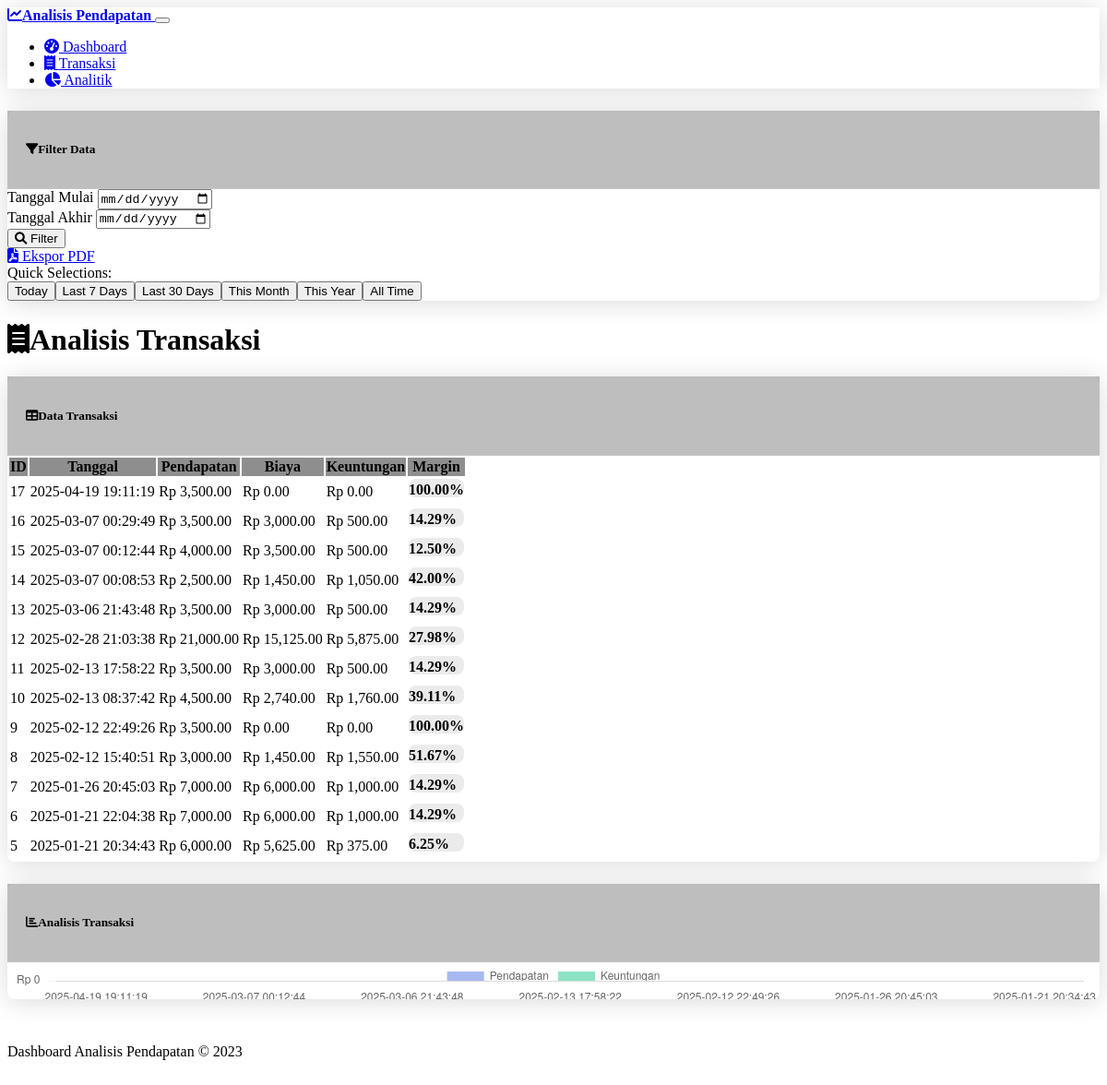
Page /transactions on the committed database.
### tables this page shows
CREATE TABLE transaksi_log (id INTEGER PRIMARY KEY AUTOINCREMENT, total REAL NOT NULL, tanggal TEXT NOT NULL);

### routes.py (the view)
@app.route('/transactions')
def transactions():
    start_date = request.args.get('start_date')
    end_date = request.args.get('end_date')
    transaction_data = get_transactions(start_date, end_date)
    profit_data = get_profit_data(start_date, end_date)
    profit_dict = {row['id']: row for row in profit_data}
    return render_template(
        'transactions.html',
        transactions=transaction_data,
        profit_dict=profit_dict,
        start_date=start_date,
        end_date=end_date
    )

### database.py (called while the page is built)
def get_db():
    db = getattr(g, '_database', None)
    if db is None:
        db = g._database = sqlite3.connect(DATABASE)
        db.row_factory = sqlite3.Row
    return db

def init_db(app):
    @app.teardown_appcontext
    def close_connection(exception):
        db = getattr(g, '_database', None)
        if db is not None:
            db.close()

def query_db(query, args=(), one=False):
    cur = get_db().execute(query, args)
    rv = cur.fetchall()
    cur.close()
    return (rv[0] if rv else None) if one else rv

def get_transactions(start_date=None, end_date=None):
    query = "SELECT * FROM transaksi_log"
    params = []
    if start_date and end_date:
        query += " WHERE tanggal >= ? AND tanggal <= ?"
        params.extend([start_date, end_date])
    elif start_date:
        query += " WHERE tanggal >= ?"
        params.append(start_date)
    elif end_date:
        query += " WHERE tanggal <= ?"
        params.append(end_date)
    query += " ORDER BY tanggal DESC"
    return query_db(query, params)

### templates/transactions.html (shortened to what this page needs)
{% extends 'base.html' %}
{% block content %}
<div class="row mb-4">
    <div class="col-12">
        <h1 class="display-5 mb-4"><i class="fas fa-receipt me-2"></i>Analisis Transaksi</h1>
    </div>
</div>
<div class="card mb-4">
    <div class="card-header">
        <h5 class="mb-0"><i class="fas fa-table me-2"></i>Data Transaksi</h5>
    </div>
    <div class="card-body">
        <div class="table-responsive">
            <table class="table table-hover">
                <thead class="table-dark">
                    <tr>
                        <th>ID</th>
                        <th>Tanggal</th>
                        <th>Pendapatan</th>
                        <th>Biaya</th>
                        <th>Keuntungan</th>
                        <th>Margin</th>
                    </tr>
                </thead>
                <tbody>
                    {% for transaction in transactions %}
                    {% set profit_info = profit_dict.get(transaction.id, {}) %}
                    <tr>
                        <td>{{ transaction.id }}</td>
                        <td>{{ transaction.tanggal }}</td>
                        <td>Rp {{ "{:,.2f}".format(transaction.total) }}</td>
                        <td>Rp {{ "{:,.2f}".format(profit_info.cost|float) if profit_info else "0.00" }}</td>
                        <td class="{% if profit_info and profit_info.profit is not none and profit_info.profit > 0 %}text-success{% else %}text-danger{% endif %}">
                            Rp {{ "{:,.2f}".format(profit_info.profit|float if profit_info and profit_info.profit is not none else 0) }}
                        </td>
                        <td>
                            {% if profit_info %}
                                <div class="progress" style="height: 20px;">
                                    <div class="progress-bar {% if profit_info.profit_margin is not none and profit_info.profit_margin > 30 %}bg-success{% elif profit_info.profit_margin is not none and profit_info.profit_margin > 15 %}bg-info{% elif profit_info.profit_margin is not none and profit_info.profit_margin > 0 %}bg-warning{% else %}bg-danger{% endif %}"
                                         role="progressbar"
                                         style="width: {{ profit_info.profit_margin if profit_info.profit_margin is not none and profit_info.profit_margin > 0 else 0 }}%;"
                                         aria-valuenow="{{ profit_info.profit_margin if profit_info.profit_margin is not none else 0 }}"
                                         aria-valuemin="0"
                                         aria-valuemax="100">
                                        {{ "{:.2f}%".format(profit_info.profit_margin if profit_info.profit_margin is not none else 0) }}
                                    </div>
                                </div>
                            {% endif %}
                        </td>
                    </tr>
                    {% endfor %}
                </tbody>
            </table>
        </div>
    </div>
</div>
<div class="row mb-4">
    <div class="col-12">
        <div class="card">
            <div class="card-header">
                <h5 class="mb-0"><i class="fas fa-chart-bar me-2"></i>Analisis Transaksi</h5>
            </div>
            <div class="card-body">
                <canvas id="transactionProfitChart" width="100%" height="40"></canvas>
            </div>
        </div>
    </div>
</div>
{% endblock %}

### templates/base.html (shortened to what this page needs)
<!DOCTYPE html>
<html lang="en" data-bs-theme="dark">
<head>
    <link rel="stylesheet" href="https://cdn.replit.com/agent/bootstrap-agent-dark-theme.min.css">
    <link rel="stylesheet" href="{{ url_for('static', filename='css/custom.css') }}">
    <link rel="stylesheet" href="https://cdnjs.cloudflare.com/ajax/libs/font-awesome/6.0.0-beta3/css/all.min.css">
</head>
<body>
    <nav class="navbar navbar-expand-lg navbar-dark bg-dark">
        <div class="container-fluid">
            <a class="navbar-brand" href="{{ url_for('index') }}">
                <i class="fas fa-chart-line me-2"></i>Analisis Pendapatan
            </a>
            <button class="navbar-toggler" type="button" data-bs-toggle="collapse" data-bs-target="#navbarNav" aria-controls="navbarNav" aria-expanded="false" aria-label="Toggle navigation">
            </button>
            <div class="collapse navbar-collapse" id="navbarNav">
                <ul class="navbar-nav">
                    <li class="nav-item">
                        <a class="nav-link {% if request.endpoint == 'index' %}active{% endif %}" href="{{ url_for('index') }}">
                            <i class="fas fa-tachometer-alt me-1"></i> Dashboard
                        </a>
                    </li>
                    <li class="nav-item">
                        <a class="nav-link {% if request.endpoint == 'transactions' %}active{% endif %}" href="{{ url_for('transactions') }}">
                            <i class="fas fa-receipt me-1"></i> Transaksi
                        </a>
                    </li>
                    <li class="nav-item">
                        <a class="nav-link {% if request.endpoint == 'analytics' %}active{% endif %}" href="{{ url_for('analytics') }}">
                            <i class="fas fa-chart-pie me-1"></i> Analitik
                        </a>
                    </li>
                </ul>
            </div>
        </div>
    </nav>
    <div class="container mt-4">
        <div class="card mb-4">
            <div class="card-header">
                <h5 class="mb-0"><i class="fas fa-filter me-2"></i>Filter Data</h5>
            </div>
            <div class="card-body">
                <form method="get" action="{{ request.path }}">
                    <div class="row g-3">
                        <div class="col-md-4">
                            <label for="start_date" class="form-label">Tanggal Mulai</label>
                            <input type="date" class="form-control" id="start_date" name="start_date" value="{{ start_date or '' }}">
                        </div>
                        <div class="col-md-4">
                            <label for="end_date" class="form-label">Tanggal Akhir</label>
                            <input type="date" class="form-control" id="end_date" name="end_date" value="{{ end_date or '' }}">
                        </div>
                        <div class="col-md-2 d-flex align-items-end">
                            <div class="d-grid gap-2 w-100">
                                <button type="submit" class="btn btn-primary">
                                    <i class="fas fa-search me-1"></i> Filter
                                </button>
                            </div>
                        </div>
                        <div class="col-md-2 d-flex align-items-end">
                            <div class="d-grid gap-2 w-100">
                                <a href="{{ url_for('export_pdf') }}{% if start_date or end_date %}?{% endif %}
                                    {% if end_date %}end_date={{ end_date }}{% endif %}"
                                   class="btn btn-success" target="_blank">
                                    <i class="fas fa-file-pdf me-1"></i> Ekspor PDF
                                </a>
                            </div>
                        </div>
                    </div>
                </form>
            </div>
        </div>
        {% block content %}{% endblock %}
    </div>
    <footer class="footer mt-5 py-3 bg-dark">
        <div class="container text-center">
            <span class="text-muted">Dashboard Analisis Pendapatan &copy; 2023</span>
        </div>
    </footer>
</body>
</html>

### static/css/custom.css (style rules this page uses)
.card { border-radius: 0.5rem; box-shadow: 0 0.15rem 1.75rem 0 rgba(0, 0, 0, 0.15); margin-bottom: 1.5rem; }
.card-header { background-color: rgba(40, 40, 40, 0.3); border-bottom: 1px solid rgba(255, 255, 255, 0.1); padding: 0.75rem 1.25rem; }
.footer { bottom: 0; width: 100%; height: 60px; background-color: var(--bs-dark); margin-top: 3rem; }
.table-responsive { overflow-x: auto; -webkit-overflow-scrolling: touch; }
.table th { font-weight: 600; background-color: rgba(30, 30, 30, 0.5); }
canvas { max-width: 100%; }
.progress { height: 1.5rem; border-radius: 0.5rem; background-color: rgba(120, 120, 120, 0.15); margin-bottom: 0.5rem; }
.progress-bar { border-radius: 0.5rem; line-height: 1.5rem; font-weight: 600; }
.form-label { font-weight: 500; }
.navbar { box-shadow: 0 0.15rem 1.75rem 0 rgba(0, 0, 0, 0.15); margin-bottom: 1.5rem; }
.navbar-brand { font-weight: 700; }

### rows in the picture
transaksi_log: total "3,500.00", cost "0.00", profit "0.00", profit_margin "100.00%"
transaksi_log: total "3,500.00", cost "3,000.00", profit "500.00", profit_margin "14.29%"
transaksi_log: total "4,000.00", cost "3,500.00", profit "500.00", profit_margin "12.50%"
transaksi_log: total "2,500.00", cost "1,450.00", profit "1,050.00", profit_margin "42.00%"
transaksi_log: total "3,500.00", cost "3,000.00", profit "500.00", profit_margin "14.29%"
transaksi_log: total "21,000.00", cost "15,125.00", profit "5,875.00", profit_margin "27.98%"
transaksi_log: total "3,500.00", cost "3,000.00", profit "500.00", profit_margin "14.29%"
transaksi_log: total "4,500.00", cost "2,740.00", profit "1,760.00", profit_margin "39.11%"
transaksi_log: total "3,500.00", cost "0.00", profit "0.00", profit_margin "100.00%"
transaksi_log: total "3,000.00", cost "1,450.00", profit "1,550.00", profit_margin "51.67%"
transaksi_log: total "7,000.00", cost "6,000.00", profit "1,000.00", profit_margin "14.29%"
transaksi_log: total "7,000.00", cost "6,000.00", profit "1,000.00", profit_margin "14.29%"
transaksi_log: total "6,000.00", cost "5,625.00", profit "375.00", profit_margin "6.25%"
